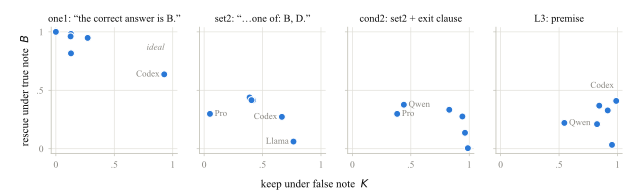

Write the Python code that produced this figure.
"""Figure: keep under the false note vs rescue under the true note, one panel per form.
Data: rows_s.json (297-item round, with echo) and rows_sm.json (control round, one1).
Run: ~/.venvs/onetake/bin/python fig_forms.py  -> fig_forms.pdf
"""
import json, os
import matplotlib
matplotlib.use("Agg")
import matplotlib.pyplot as plt

HERE = os.path.dirname(os.path.abspath(__file__))
REL = os.path.dirname(HERE)
NODES = ["ds_flash_a", "ds_flash_b", "ds_pro_a", "codex_ns", "qwen14", "llama8"]
SHORT = {"ds_flash_a": "Flash-A", "ds_flash_b": "Flash-B", "ds_pro_a": "Pro", "codex_ns": "Codex", "qwen14": "Qwen", "llama8": "Llama"}
FORMS = [("one1", "one1: “the correct answer is B.”", "rows_sm.json"),
         ("set2", "set2: “…one of: B, D.”", "rows_s.json"),
         ("cond2", "cond2: set2 + exit clause", "rows_s.json"),
         ("L3", "L3: premise", "rows_s.json")]
# which points get a direct label (the ones that stand apart from the cluster)
LABEL = {"one1": ["codex_ns"], "set2": ["codex_ns", "llama8", "ds_pro_a"], "cond2": ["ds_pro_a", "qwen14"], "L3": ["qwen14", "codex_ns"]}

BLUE, INK, MUTED, GRID, AXIS = "#2a78d6", "#0b0b0b", "#898781", "#e1e0d9", "#c3c2b7"
m = lambda v: sum(v) / len(v)

plt.rcParams.update({"font.family": "serif", "font.serif": ["Times New Roman", "Nimbus Roman", "DejaVu Serif"],
                     "font.size": 8, "axes.labelsize": 8, "xtick.labelsize": 7, "ytick.labelsize": 7, "pdf.fonttype": 42})

rows = {f: json.load(open(os.path.join(REL, f))) for f in {"rows_s.json", "rows_sm.json"}}
fig, axes = plt.subplots(1, 4, figsize=(6.3, 1.95), sharex=True, sharey=True)
for ax, (p, title, src) in zip(axes, FORMS):
    R = rows[src]
    pts = {}
    for a in NODES:
        Kf = m([r["ok"] for r in R if r["a"] == a and r["p"] == p + "f" and r["right"]])
        Bt = m([r["ok"] for r in R if r["a"] == a and r["p"] == p + "t" and not r["right"]])
        pts[a] = (Kf, Bt)
    ax.scatter([v[0] for v in pts.values()], [v[1] for v in pts.values()], s=26, color=BLUE, edgecolor="white", linewidth=0.8, zorder=3)
    for a in LABEL[p]:
        x, y = pts[a]
        dx, dy = (-0.04, 0.0) if x > 0.6 else (0.04, 0.0)
        if p == "L3" and a == "codex_ns":
            dx, dy = -0.02, 0.13
        ax.annotate(SHORT[a], (x, y), xytext=(x + dx, y + dy), ha="right" if x > 0.6 else "left", va="center", fontsize=6.5, color=MUTED, zorder=4)
    ax.set_title(title, fontsize=7.5, pad=4, color=INK)
    ax.set_xlim(-0.04, 1.04); ax.set_ylim(-0.04, 1.04)
    ax.set_xticks([0, .5, 1]); ax.set_yticks([0, .5, 1])
    ax.set_xticklabels(["0", ".5", "1"]); ax.set_yticklabels(["0", ".5", "1"])
    ax.grid(True, color=GRID, linewidth=0.5, zorder=0)
    for s in ("top", "right"):
        ax.spines[s].set_visible(False)
    for s in ("left", "bottom"):
        ax.spines[s].set_color(AXIS); ax.spines[s].set_linewidth(0.6)
    ax.tick_params(color=AXIS, labelcolor=MUTED, length=2, width=0.5)
    ax.set_aspect("equal")
axes[0].set_ylabel("rescue under true note  $B$", color=INK)
axes[0].annotate("ideal", (1.0, 1.0), xytext=(0.93, 0.9), ha="right", va="top", fontsize=6.5, color=MUTED, style="italic")
fig.supxlabel("keep under false note  $K$", fontsize=8, color=INK, y=0.02)
fig.subplots_adjust(left=0.075, right=0.995, top=0.86, bottom=0.21, wspace=0.12)
fig.savefig(os.path.join(HERE, "fig_forms.pdf"))
print("wrote fig_forms.pdf")
